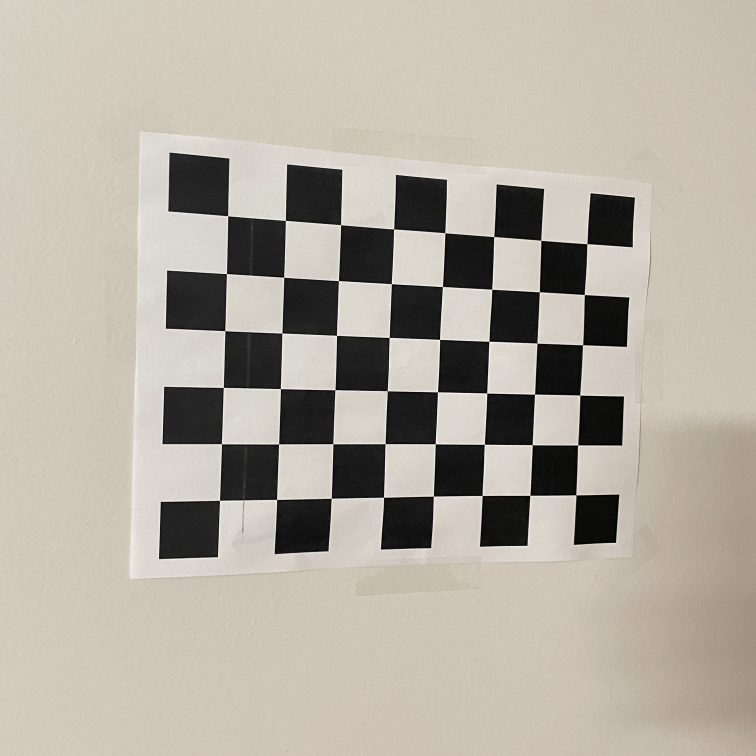
#> input picture images/Qb/img1.jpg, 3024 x 3024 px (shown at 1/4 size); its folder holds only this picture in this run
$ python return_intrinsic_parameters.py
#> lines starting #> are read from the running program, lines starting #| are printed output that depends on the picture; after the words box and inside, x2 and y2 are one past the last pixel; in counts of white or black regions, pixels touching at a corner belong together; long printed decimals are rounded
import cv2
import numpy as np
import glob

criteria = (cv2.TERM_CRITERIA_EPS + cv2.TERM_CRITERIA_MAX_ITER, 30, 0.001)

pattern_size = (6,8) #check boardsize

objp = np.zeros(( pattern_size[0]*pattern_size[1],3), np.float32)
objp[:,:2] = np.mgrid[0:pattern_size[0],0:pattern_size[1]].T.reshape(-1,2)

objPoints = [] # 3d points
imgPoints = [] # 2d points

images = glob.glob('./images/Qb/*.jpg')

for image in images:
    print(image)
    img = cv2.imread(image)
#> img is the input picture: shape (3024, 3024, 3); mean B, G, R 161.5, 172.4, 179.4
    img = cv2.resize(img, (900, 900))
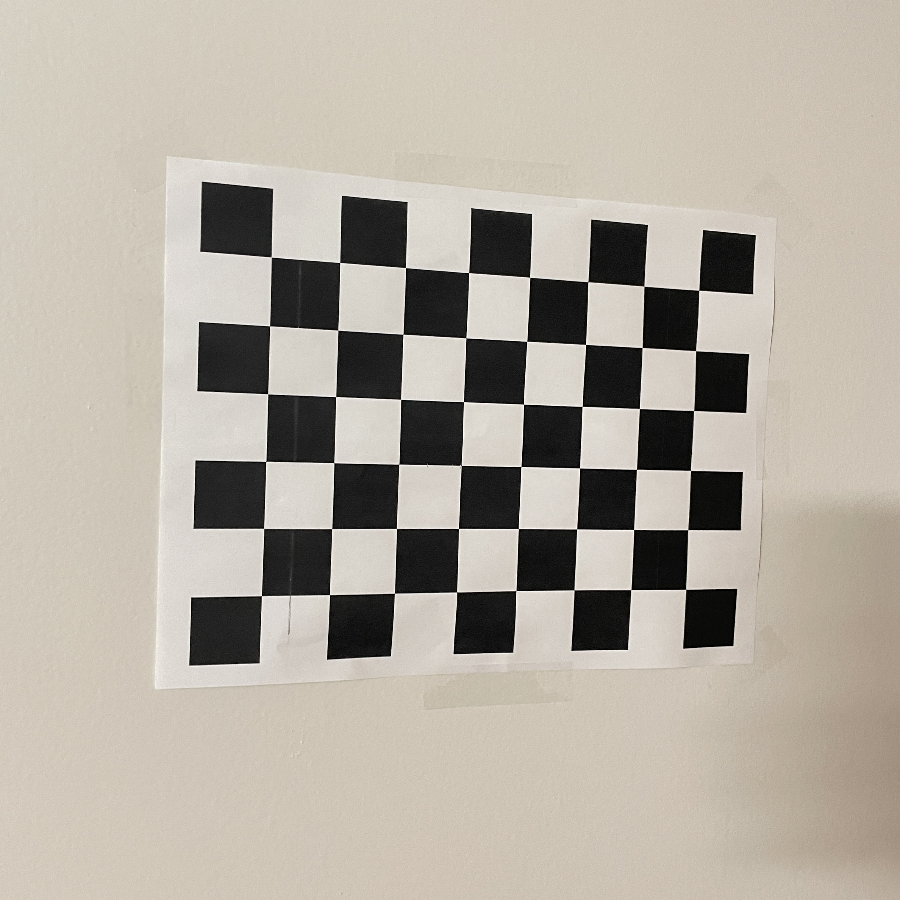
#> img: shape (900, 900, 3); mean B, G, R 161.4, 172.3, 179.3
    gray = cv2.cvtColor(img, cv2.COLOR_BGR2GRAY)

    ret, corners = cv2.findChessboardCorners(gray, pattern_size, None)  #ret: return of value
#> ret = True; corners = 48 rows, first 8: [698.6, 290.4], [695.6, 350.6], [693.6, 410.6], [690.6, 470.4], [687.7, 529.7], [685.6, 589.3], [644, 286.4], [642.2, 347.5]

    # print(ret)
    # print(corners)

    if ret == True:
        objPoints.append(objp)
        corners2 = cv2.cornerSubPix(gray, corners, (11,11), (-1,-1), criteria)
#> corners2 = 48 rows, first 8: [698.7, 290.2], [695.5, 350.7], [693.6, 410.5], [690.4, 470.5], [687.6, 529.6], [685.6, 589.4], [643.8, 286.1], [642.2, 347.5]
        imgPoints.append(corners)

        cv2.drawChessboardCorners(img, pattern_size, corners2, ret)
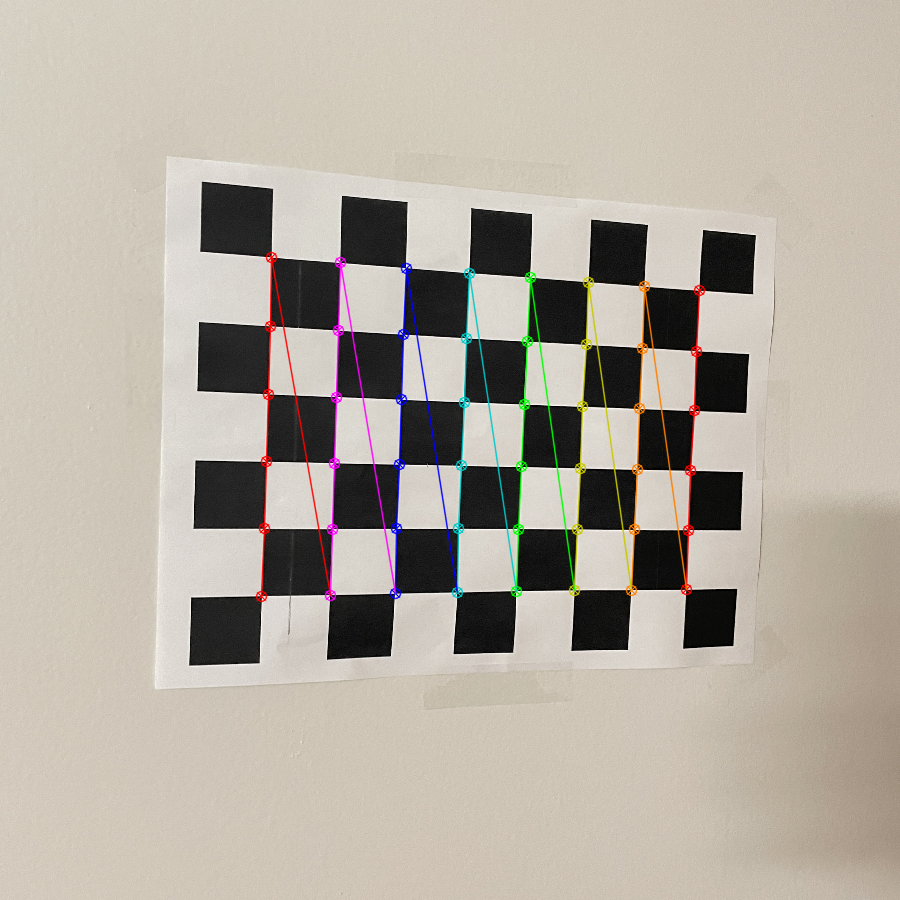
#> img: shape (900, 900, 3); 2.25% of pixels changed, all inside (x1, y1, x2, y2) = (255, 251, 706, 603)
        cv2.imshow('img', img)
        cv2.waitKey(1000)

cv2.destroyAllWindows()


#calibration

ret, mtx, dist, rvecs, tvecs = cv2.calibrateCamera(objPoints, imgPoints, gray.shape[::-1], None, None)
#> ret = 0.377; mtx = [[1239.2, 0, 437.6], [0, 1203.5, 480.8], [0, 0, 1]]; dist = [[0.616, -10.81, 0.00449, -0.00738, 60.34]]; rvecs = ([-0.219, -0.316, 1.58],); tvecs = ([4.24, -3.17, 20.18],)

print("Intrinsic Matrix: \n", mtx)
#| Intrinsic Matrix:
#|  [[1.23920606e+03 0.00000000e+00 4.37622014e+02]
#|  [0.00000000e+00 1.20354618e+03 4.80773944e+02]
#|  [0.00000000e+00 0.00000000e+00 1.00000000e+00]]

$ run again, on images/Qb/img5.jpg
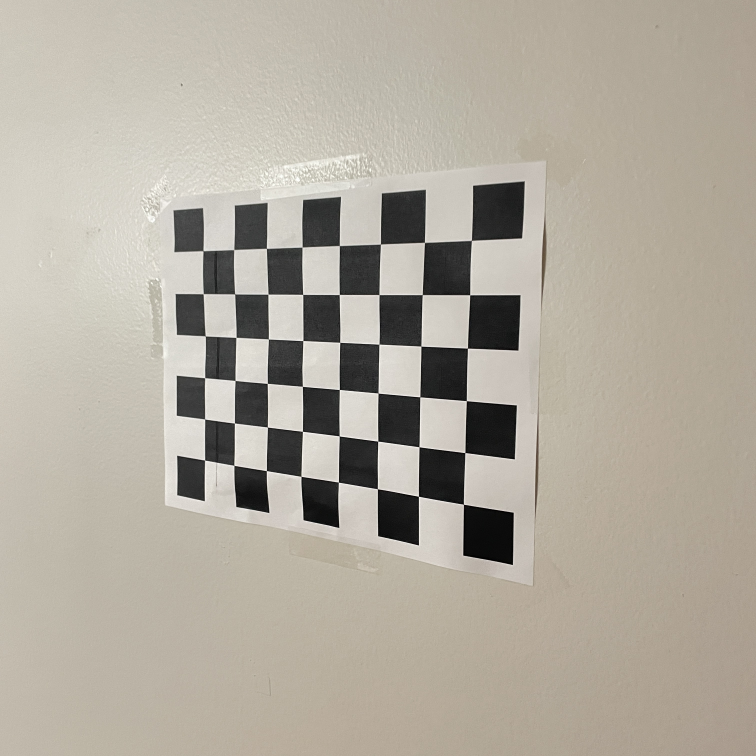
#> input picture images/Qb/img5.jpg, 3024 x 3024 px (shown at 1/4 size)
#> img is the input picture: shape (3024, 3024, 3); mean B, G, R 158.4, 170.4, 176.8
#> `img = cv2.resize(img, (900, 900))`:
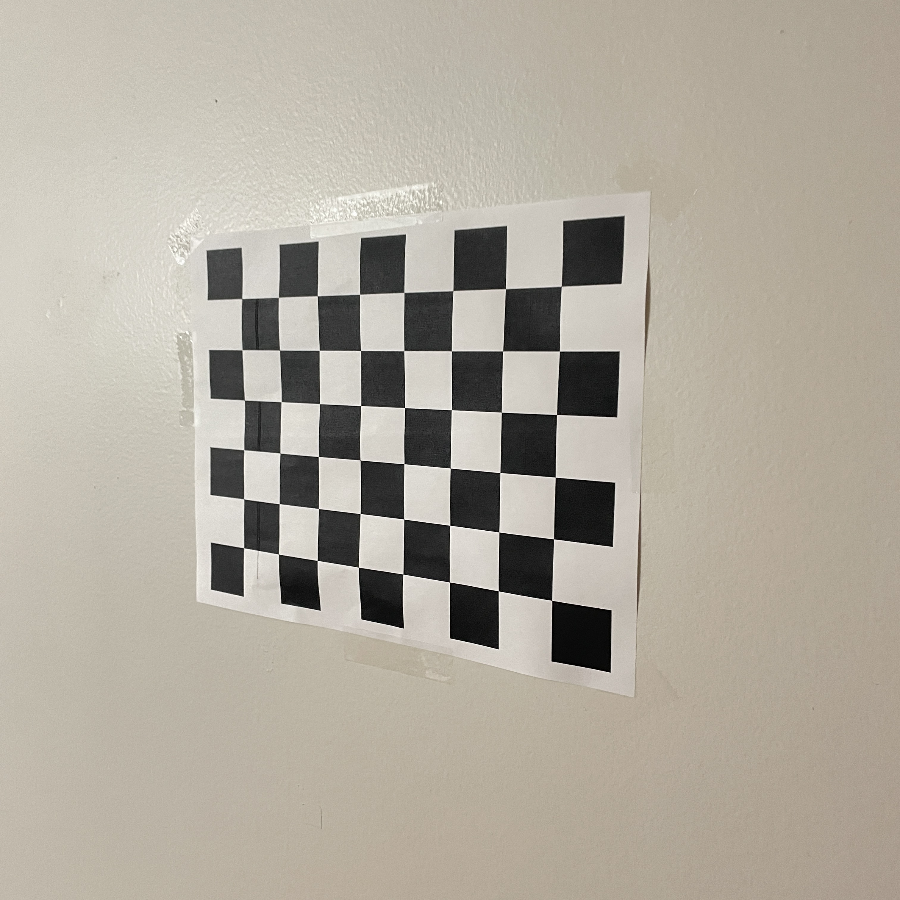
#> img: shape (900, 900, 3); mean B, G, R 158.3, 170.2, 176.6
#> `ret, corners = cv2.findChessboardCorners(gray, pattern_size, None)`: ret = True; corners = 48 rows, first 8: [561.4, 286.3], [559.4, 351], [556.5, 414.5], [555.4, 477.3], [553.5, 538.7], [551.6, 600.5], [505.6, 288.6], [502.5, 351]
#> corners2 = 48 rows, first 8: [561.3, 286.2], [559.5, 351.1], [556.5, 414.5], [555.4, 477], [553.6, 538.8], [551.6, 600.2], [505.6, 288.6], [502.5, 350.8]
#> `cv2.drawChessboardCorners(img, pattern_size, corners2, ret)`:
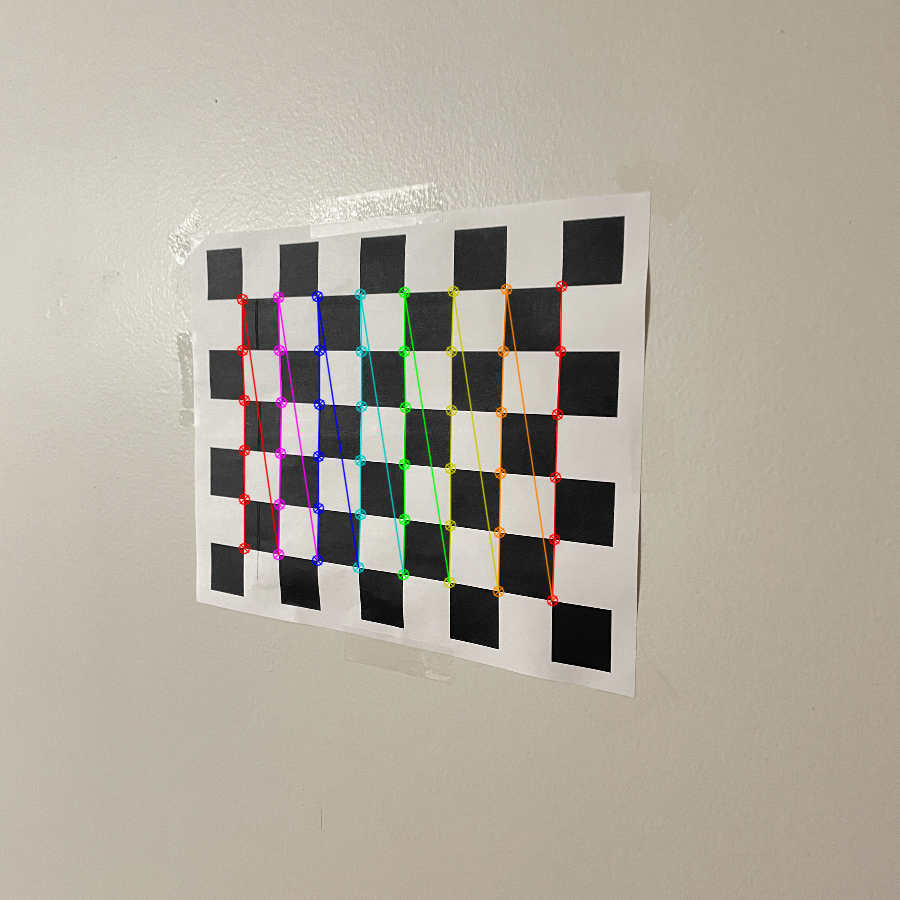
#> img: shape (900, 900, 3); 2.03% of pixels changed, all inside (x1, y1, x2, y2) = (236, 280, 568, 607)
#> `ret, mtx, dist, rvecs, tvecs = cv2.calibrateCamera(objPoints, imgPoint..`: ret = 0.701; mtx = [[918.1, 0, 447.4], [0, 903.6, 462], [0, 0, 1]]; dist = [[0.66, -10.17, 0.00449, -0.00291, 63.85]]; rvecs = ([0.554, 0.406, 1.56],); tvecs = ([1.73, -2.74, 14.23],)
#| Intrinsic Matrix:
#|  [[918.103   0.         447.394]
#|  [  0.         903.593  462.018]
#|  [  0.           0.           1.        ]]

$ run again, on images/Qb/img6.jpg
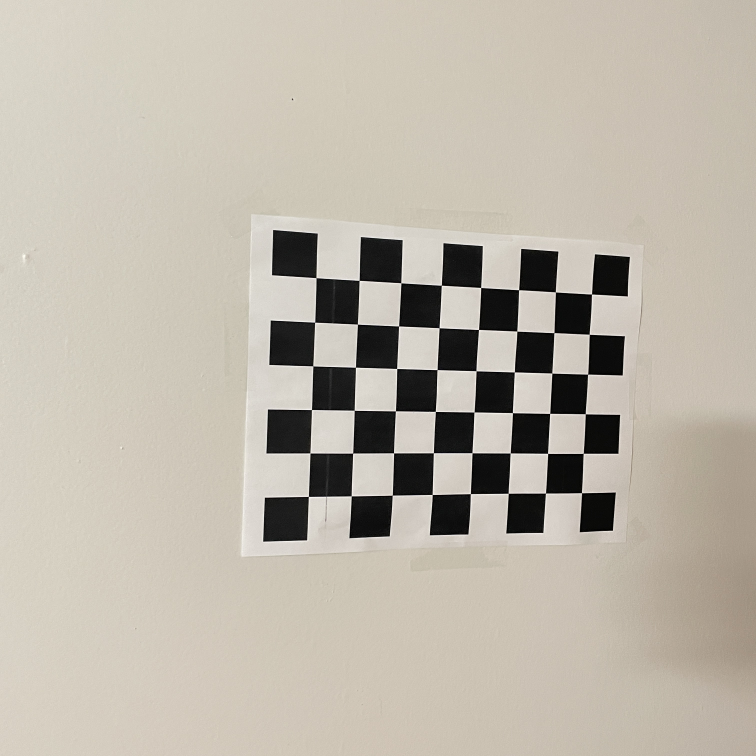
#> input picture images/Qb/img6.jpg, 3024 x 3024 px (shown at 1/4 size)
#> img is the input picture: shape (3024, 3024, 3); mean B, G, R 169.8, 181.9, 188.8
#> `img = cv2.resize(img, (900, 900))`:
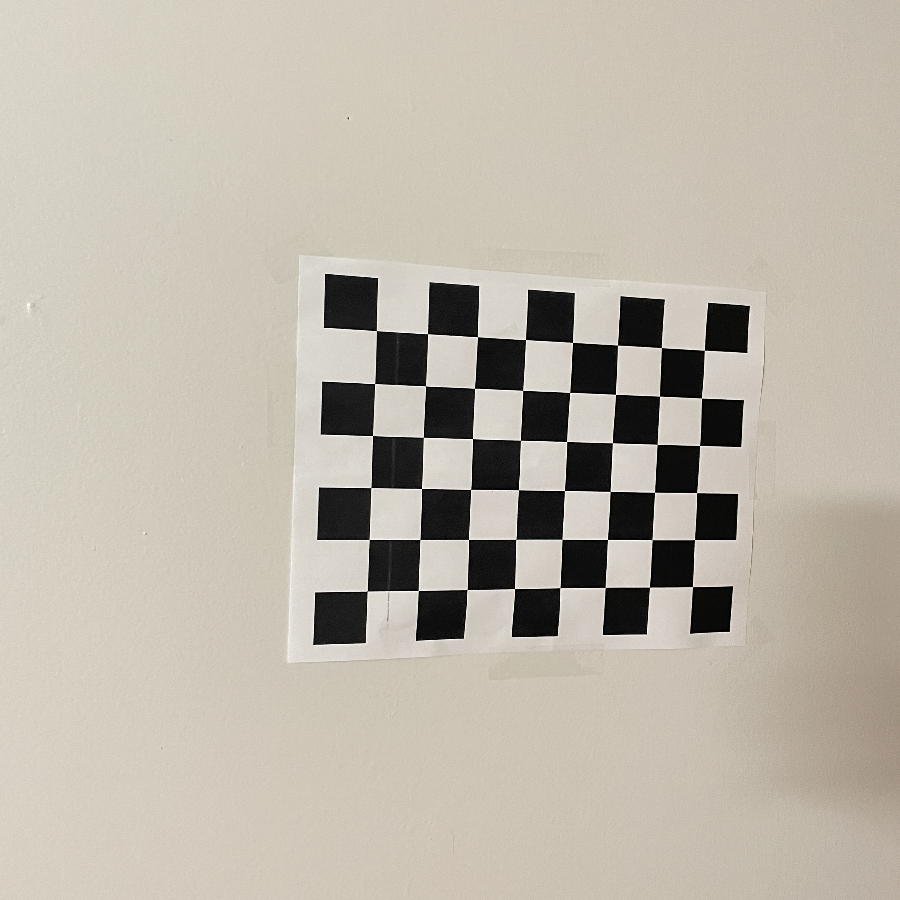
#> img: shape (900, 900, 3); mean B, G, R 169.7, 181.8, 188.6
#> `ret, corners = cv2.findChessboardCorners(gray, pattern_size, None)`: ret = True; corners = 48 rows, first 8: [704.4, 350.3], [701.5, 398], [699.5, 445.5], [696.5, 492.6], [694.6, 539.5], [692.5, 586.5], [661.4, 347.5], [659.5, 396.2]
#> corners2 = 48 rows, first 8: [704.4, 350.3], [701.4, 398], [699.6, 445.5], [696.5, 492.5], [694.5, 539.6], [692.5, 586.5], [661.5, 347.6], [659.6, 396.3]
#> `cv2.drawChessboardCorners(img, pattern_size, corners2, ret)`:
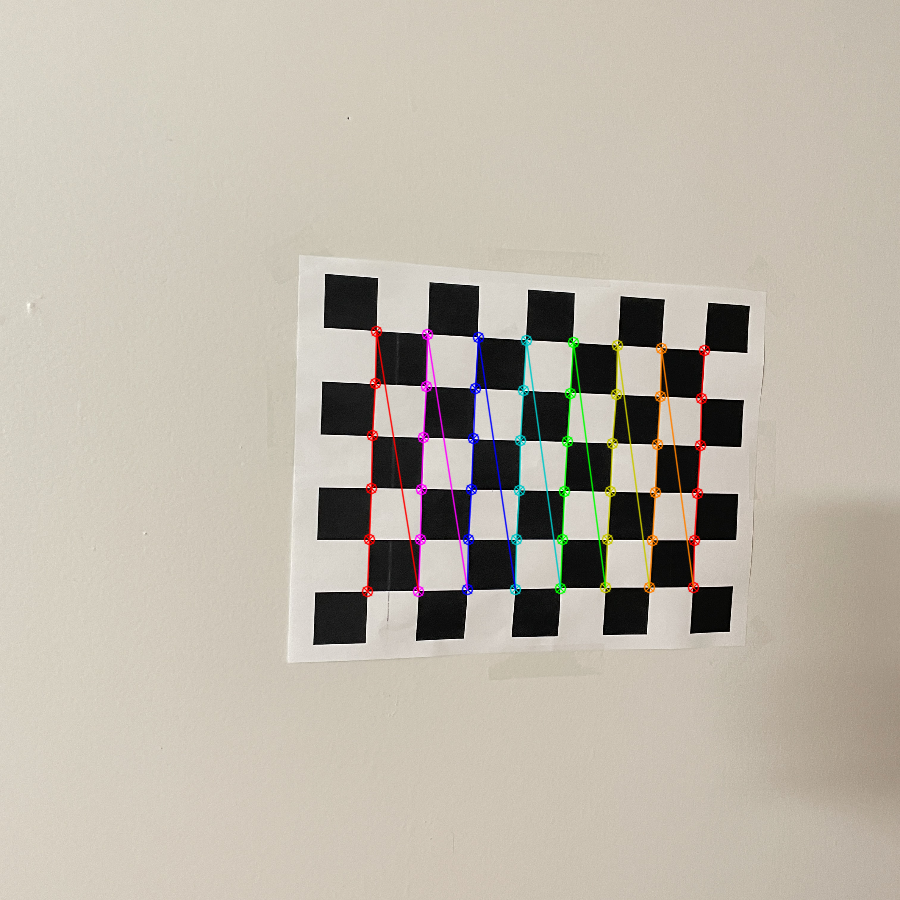
#> img: shape (900, 900, 3); 1.85% of pixels changed, all inside (x1, y1, x2, y2) = (361, 325, 711, 598)
#> `ret, mtx, dist, rvecs, tvecs = cv2.calibrateCamera(objPoints, imgPoint..`: ret = 0.369; mtx = [[1066.3, 0, 354.3], [0, 1015.1, 499], [0, 0, 1]]; dist = [[0.123, 1.59, 0.00556, -0.00723, -12.61]]; rvecs = ([-0.202, -0.312, 1.58],); tvecs = ([7.03, -3.14, 21.57],)
#| Intrinsic Matrix:
#|  [[1.06627778e+03 0.00000000e+00 3.54323636e+02]
#|  [0.00000000e+00 1.01507037e+03 4.98986385e+02]
#|  [0.00000000e+00 0.00000000e+00 1.00000000e+00]]

$ run again, on images/Qb/img2.jpg
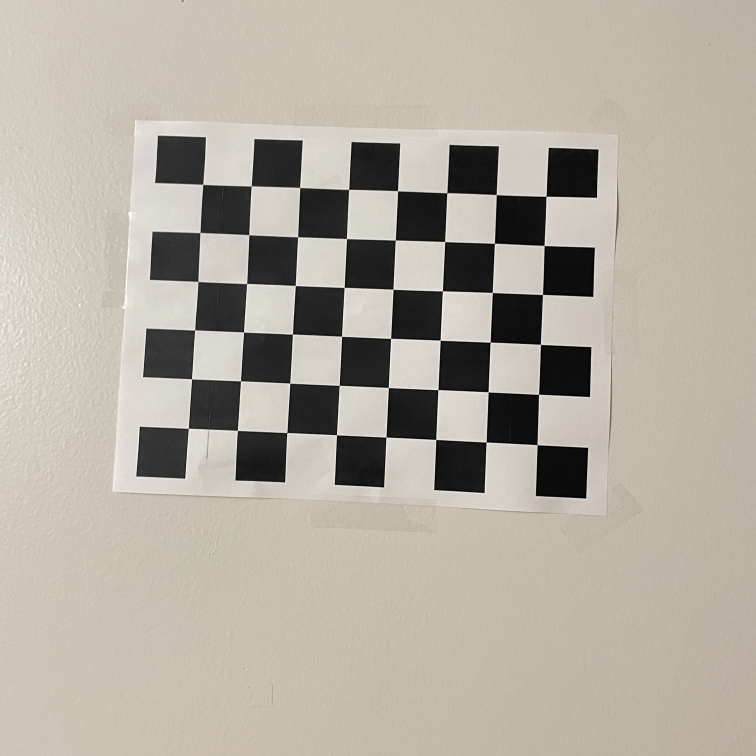
#> input picture images/Qb/img2.jpg, 3024 x 3024 px (shown at 1/4 size)
#> img is the input picture: shape (3024, 3024, 3); mean B, G, R 160.8, 172.2, 178.7
#> `img = cv2.resize(img, (900, 900))`:
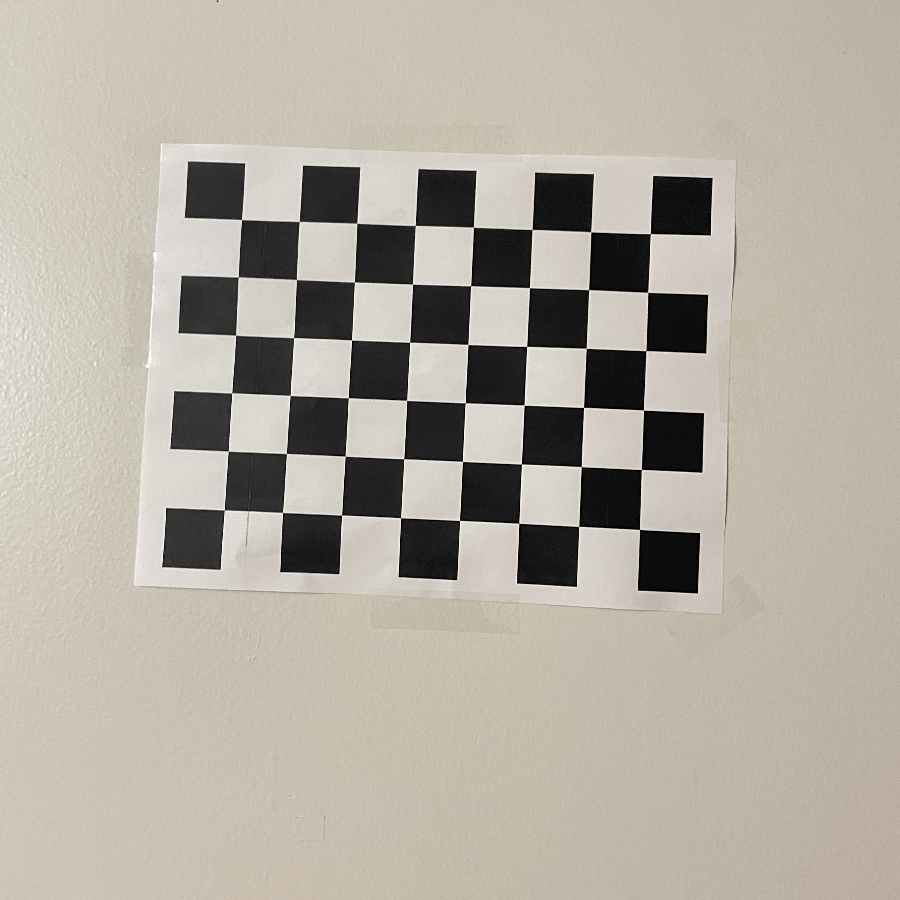
#> img: shape (900, 900, 3); mean B, G, R 160.7, 172.1, 178.6
#> `ret, corners = cv2.findChessboardCorners(gray, pattern_size, None)`: ret = True; corners = 48 rows, first 8: [224.6, 509.7], [228.2, 451.1], [231.6, 393], [235.6, 335.2], [238.4, 276.7], [241.5, 219.6], [282.6, 512.5], [286.5, 453.5]
#> corners2 = 48 rows, first 8: [224.2, 509.8], [228.3, 451.1], [231.9, 392.9], [235.6, 335.2], [238.3, 276.8], [241.6, 219.6], [282.6, 512.4], [286.4, 453.5]
#> `cv2.drawChessboardCorners(img, pattern_size, corners2, ret)`:
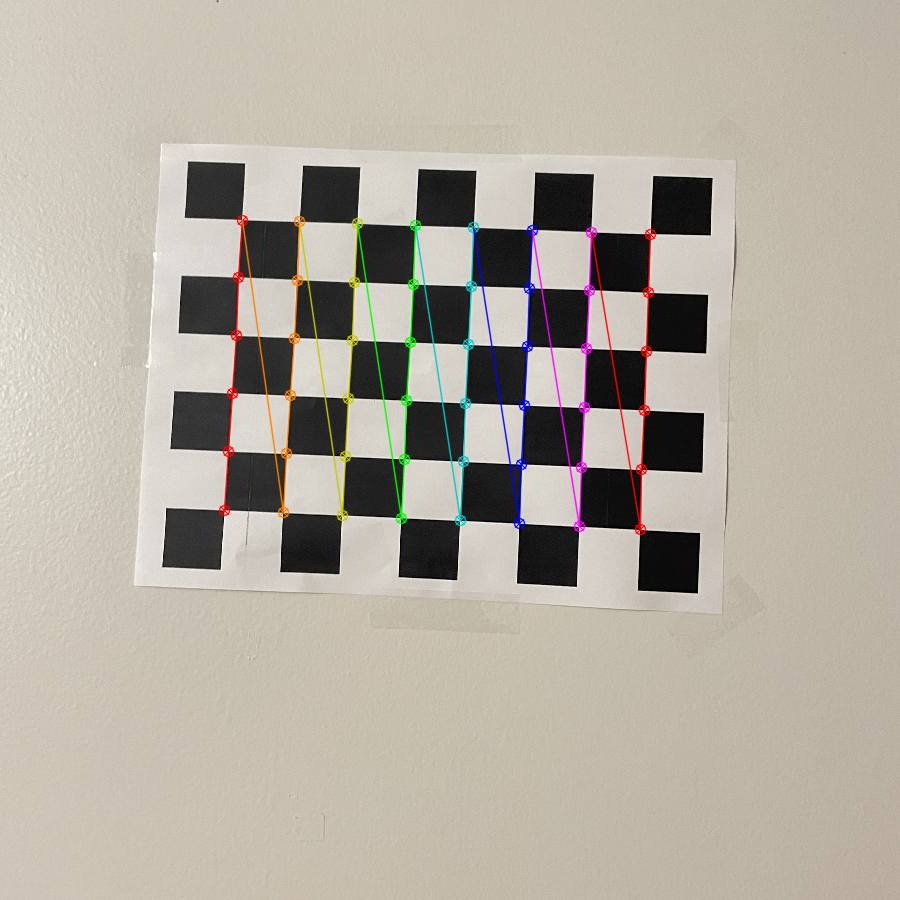
#> img: shape (900, 900, 3); 2.11% of pixels changed, all inside (x1, y1, x2, y2) = (218, 214, 657, 536)
#> `ret, mtx, dist, rvecs, tvecs = cv2.calibrateCamera(objPoints, imgPoint..`: ret = 0.283; mtx = [[1630, 0, 383.9], [0, 1632.1, 442], [0, 0, 1]]; dist = [[0.923, -25.24, 0.00247, -0.0218, 247.7]]; rvecs = ([-0.157, 0.0066, -1.52],); tvecs = ([-2.7, 1.15, 27.95],)
#| Intrinsic Matrix:
#|  [[1.62996863e+03 0.00000000e+00 3.83884730e+02]
#|  [0.00000000e+00 1.63207602e+03 4.42005153e+02]
#|  [0.00000000e+00 0.00000000e+00 1.00000000e+00]]
